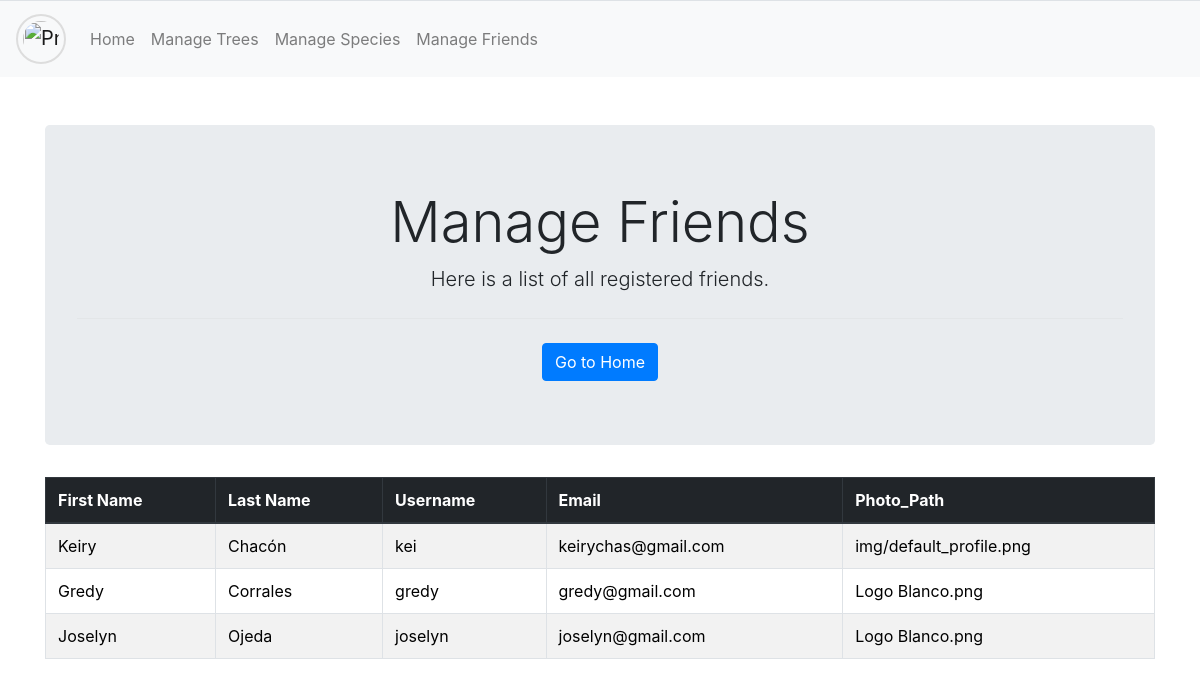
Page /administrator/manage_friends.php on the committed database.
### tables this page shows
CREATE TABLE `users` (
  `Id_User` int(11) NOT NULL,
  `First_Name` varchar(50) NOT NULL,
  `Last_Name1` varchar(50) NOT NULL,
  `Last_Name2` varchar(50) NOT NULL,
  `Username` varchar(20) NOT NULL,
  `Password` varchar(255) NOT NULL,
  `Email` varchar(100) NOT NULL,
  `Phone` varchar(20) DEFAULT NULL,
  `Gender` char(1) DEFAULT NULL,
  `Profile_Pic` varchar(255) DEFAULT NULL,
  `District_Id` int(10) DEFAULT NULL,
  `Created_At` timestamp NOT NULL DEFAULT current_timestamp(),
  `Role_Id` int(2) DEFAULT NULL,
  `StatusU` int(2) DEFAULT 1
);

### utils/administrator/admin_functions.php (called while the page is built, shortened)
<?php
function getConnection(): bool|mysqli {
    $servername = "localhost";
    $username   = "root";
    $password   = "";
    $dbname     = "mytrees";
    try {
        $conn = new mysqli($servername, $username, $password, $dbname, 3306);
        return $conn;
    } catch (Exception $e) {
        echo "Error de conexión: " . $e->getMessage();
        return false;
    }
}
function getUsers(): array {
    $conn = getConnection();
    $users = [];
    if ($conn) {
        $query = "
            SELECT Id_User, First_Name, Last_Name1, Last_Name2, Username,
            Email, Phone, Gender, Profile_Pic, District_Id,
            Created_At, Role_Id, StatusU
            FROM users
            WHERE StatusU = 1 AND Role_Id = 2;
        ";
        $result = mysqli_query($conn, $query);
        if ($result) {
            while ($row = mysqli_fetch_assoc($result)) {
                $users[] = [
                    'Id_User'       => $row['Id_User'],
                    'First_Name'    => $row['First_Name'],
                    'Last_Name1'    => $row['Last_Name1'],
                    'Last_Name2'    => $row['Last_Name2'],
                    'Username'      => $row['Username'],
                    'Email'         => $row['Email'],
                    'Photo_Path'    => $row['Profile_Pic']
                ];
            }
        } else {
            echo "Query error: " . mysqli_error($conn);
        }
    } else {
        echo "Connection error: " . mysqli_connect_error();
    }
    return $users;
}

### administrator/manage_friends.php (the view, shortened to what this page needs)
<?php
  include('../utils/administrator/admin_functions.php');
  $users = getUsers();
?>
<link href="https://cdn.jsdelivr.net/npm/bootstrap@5.3.3/dist/css/bootstrap.min.css" rel="stylesheet">
<link rel="stylesheet" href="../css/styles_manage_specie.css">
<?php require('../inc/header_admin.php')?>
<div class="container mt-5">
    <div class="jumbotron text-center">
      <h1 class="display-4">Manage Friends</h1>
      <p class="lead">Here is a list of all registered friends.</p>
      <hr class="my-4">
      <a href="../administrator/admin.php" class="btn btn-primary">Go to Home</a>
    </div>
    <div class="table-responsive">
      <table class="table table-striped table-bordered">
        <thead class="thead-dark">
            <tr>
                <th>First Name</th>
                <th>Last Name</th>
                <th>Username</th>
                <th>Email</th>
                <th>Photo_Path</th>
            </tr>
        </thead>
        <tbody>
          <?php
              if (!empty($users)) {
                foreach ($users as $user) { ?>
                    <tr>
                        <td><?= $user['First_Name'] ?></td>
                        <td><?= $user['Last_Name1'] ?></td>
                        <td><?= $user['Username'] ?></td>
                        <td><?= $user['Email'] ?></td>
                        <td><?= $user['Photo_Path'] ?></td>
                    </tr>
                <?php }
              }
            ?>
        </tbody>
    </table>
  </div>
</div>

### css/profile.css (style rules this page uses)
.container { margin-top: 50px; }

### rows in the picture
users: First_Name "Keiry", Last_Name1 "Chacón", Username "kei", Email "keirychas@gmail.com", Profile_Pic "img/default_profile.png"
users: First_Name "Gredy", Last_Name1 "Corrales", Username "gredy", Email "gredy@gmail.com", Profile_Pic "Logo Blanco.png"
users: First_Name "Joselyn", Last_Name1 "Ojeda", Username "joselyn", Email "joselyn@gmail.com", Profile_Pic "Logo Blanco.png"
